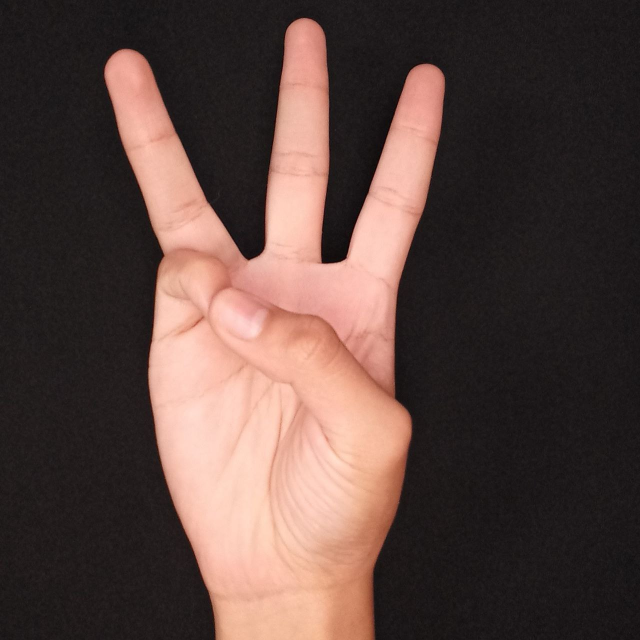
#> input picture Images/W.jpeg, 1280 x 1280 px (shown at 1/2 size)
$ python code_1_1_Hu_rot.py
#> lines starting #> are read from the running program, lines starting #| are printed output that depends on the picture; after the words box and inside, x2 and y2 are one past the last pixel; in counts of white or black regions, pixels touching at a corner belong together
# Librerias
import cv2 as cv
import numpy as np
from skimage import io
from skimage import filters

from math import copysign, log10

# Pre-procesamiento de imagen
def algoritmo_region_bordes(imagen):
    # Eliminación de ruido - Preprocesamiento (2)
    im_ruido = cv.pyrMeanShiftFiltering(imagen,sp=30,sr=50)
    # tamanio_imagen('Imagen sin ruido')
    # cv.imshow('Imagen sin ruido', im_ruido)

    # Escala de grises - Preprocesamiento (3)
    im_gris = cv.cvtColor(im_ruido, cv.COLOR_BGR2GRAY)

    # Binarización | Binarización de Otsu - Segmentación (4)
    ret, im_binaria = cv.threshold(im_gris, 0, 255, cv.THRESH_BINARY | cv.THRESH_OTSU)

    # Detección de bordes - Segmentación (5)
    img_filtro1 = filters.sobel(im_binaria)

    # Operaciones morfologicas - Segmentación (6)
    kernel = cv.getStructuringElement(cv.MORPH_RECT, (3, 3))
    apertura = cv.morphologyEx(im_binaria, cv.MORPH_OPEN, kernel=kernel, iterations=2)
    dilatacion = cv.dilate(apertura, kernel, iterations=3)

   # Umbralización - Segmentación (7)
    th, im_umbral = cv.threshold(apertura, 80, 150, cv.THRESH_BINARY_INV)

    # Copia de la imagen umbralizada - Segmentación (8)
    im_umbral_copia = im_umbral.copy()

    # Mascara para rellenar con 2 pixeles mayores a la imagen - Segmentación (9)  [Relleno]
    a, l = im_umbral.shape[:2]
    mascara = np.zeros((a+2, l+2), np.uint8)

    # Rellenando desde el punto (0, 0) al 255
    cv.floodFill(im_umbral_copia, mascara, (0,0), 255);

    # Invertido del relleno de la imagen - Segmentación (10) [Relleno invertido]
    im_seg_inv = cv.bitwise_not(im_umbral_copia)

    # Combinación de imagenes para obtener imagen rellenada - Segmentación (11)
    im_combinada = im_umbral | im_seg_inv

    # Binarización de otsu - Segmentación (12)
    ret, im_binaria2 = cv.threshold(im_combinada, 0, 255, cv.THRESH_BINARY | cv.THRESH_OTSU)
    tamanio_imagen('Imagen binaria rellena')
    cv.imshow('Imagen binaria rellena', im_binaria2) #--- se usará para momentos ---
    rotacion_imagen(im_binaria2)
    #momentos(im_binaria2)

    # Etiquetado - Técnicas y funciones de python (13)
    distancia = cv.distanceTransform(im_binaria2, cv.DIST_L2, 3)
    distancia_salida = cv.normalize(distancia, 0, 1.0, cv.NORM_MINMAX)
    ret, superficie = cv.threshold(distancia_salida, distancia_salida.max() * 0.3, 255, cv.THRESH_BINARY)

    # Marcadores de superficie a 8 bits - Técnicas y funciones de python (14)
    superficie_8 = np.uint8(superficie)
    superficie_desconocida = cv.subtract(dilatacion, superficie_8)      #dilatacion
    # Etiquetado
    ret, etiquetado = cv.connectedComponents(superficie_8)
    print("Total de regiones:",ret)

    # Agregamos 1
    etiquetado = etiquetado + 1
    # Región desconocida como 0
    etiquetado[superficie_desconocida == 255] = 0

    etiquetado = cv.watershed(imagen, markers=etiquetado)
    imagen[etiquetado == -1] = [0, 0, 255]
    #Fin etiquetado

    #Proceso de realzado de contorno - Técnicas y funciones de python (15)
    contorno,ret = cv.findContours(im_binaria2, cv.RETR_TREE, cv.CHAIN_APPROX_SIMPLE)
    #Dibuja el contorno color lila
    cv.drawContours (imagen, contorno, -1,(128, 0, 128),3)

#Momentos de Hu (2.1)
def momentos(imagen):
    mostrarMomentos = True
    moments = cv.moments(imagen)
    huMoments = cv.HuMoments(moments)

    for i in range(0,7):
        if mostrarMomentos:
            print("H",i,": ","{:.3f}".format(-1*copysign(1.0,\
                    huMoments[i])*log10(abs(huMoments[i]))),\
                    end='\n')
        else:
            print("{:.5f}".format(huMoments[i]),end=' ')


# Rotación de imagen
def rotacion_imagen(nombre_imagen):
    imagen = nombre_imagen

    (h, w) = imagen.shape[:2]
    centro = (w / 2, h / 2)
    angulo = 35
    escala = 1

    #Primer rotación a 15 grados
    #Segunda rotación a 35 grados
    M = cv.getRotationMatrix2D(centro, angulo, escala)
    rotated = cv.warpAffine(imagen, M, (w, h))
    tamanio_imagen('Rotacion')
    cv.imshow('Rotacion', rotated)
    momentos(rotated)

# Tamaño de imagen
def tamanio_imagen(nombre_imagen):
    cv.namedWindow(nombre_imagen, cv.WINDOW_NORMAL)
    cv.resizeWindow(nombre_imagen, 500, 550)

# Adquisición de imagen (1)
imagen = cv.imread('Images/W.jpeg')
#> imagen is the input picture: shape (1280, 1280, 3); mean B, G, R 63.9, 69.3, 90
# tamanio_imagen('Imagen original')
# cv.imshow('Imagen original', imagen)
# Procesamiento de imagen
algoritmo_region_bordes(imagen)
#> in algoritmo_region_bordes, `ret, im_binaria = cv.threshold(im_gris, 0, 255, cv.THRESH_BINARY | cv...`:
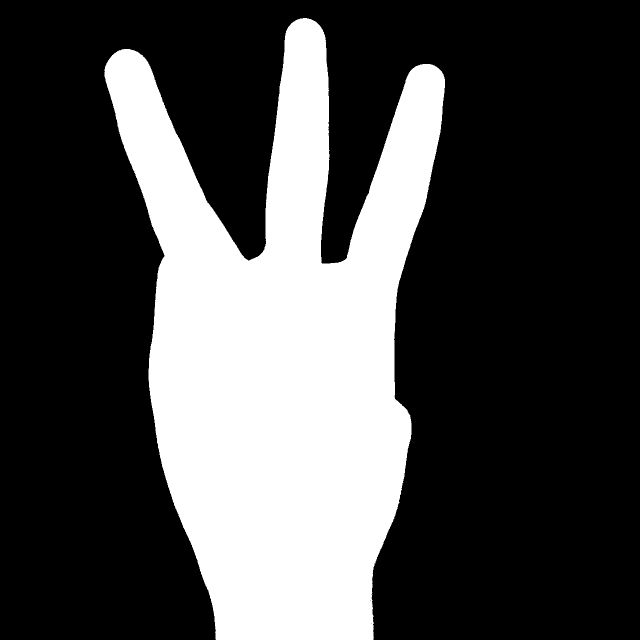
#> im_binaria: shape (1280, 1280) (shown at 1/2 size); 29.1% white; 1 white region, box (x1, y1, x2, y2) and area: (209, 36, 890, 1280) 476529
#> in algoritmo_region_bordes, `ret, im_binaria = cv.threshold(im_gris, 0, 255, cv.THRESH_BINARY | cv...`: ret = 111
#> in algoritmo_region_bordes, `dilatacion = cv.dilate(apertura, kernel, iterations=3)`:
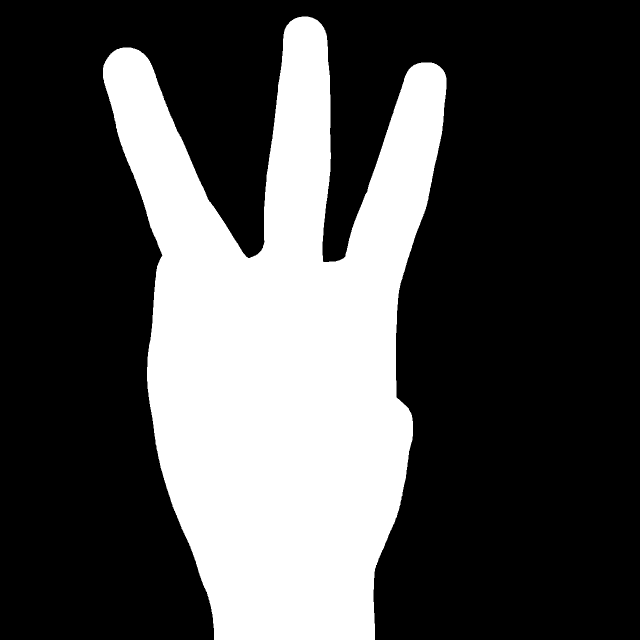
#> dilatacion: shape (1280, 1280) (shown at 1/2 size); 30.1% white; 1 white region, box (x1, y1, x2, y2) and area: (206, 33, 893, 1280) 492542
#> in algoritmo_region_bordes, `ret, im_binaria2 = cv.threshold(im_combinada, 0, 255, cv.THRESH_BINARY..`: ret = 150
#> in rotacion_imagen, `rotated = cv.warpAffine(imagen, M, (w, h))`:
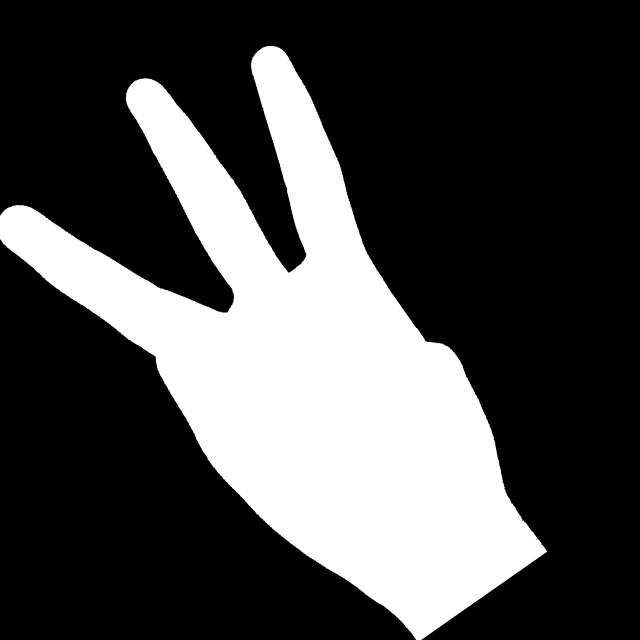
#> rotated: shape (1280, 1280) (shown at 1/2 size); min 0, max 255, mean 74.1
#> in momentos, `moments = cv.moments(imagen)`: moments = moments, m00 121446574, centre m10/m00, m01/m00 = (616.9, 741.4)
#> in momentos, `huMoments = cv.HuMoments(moments)`: huMoments = [0.001, 3.73e-07, 2.44e-11, 2.4e-11, -5.43e-22, 1.46e-14, 2.05e-22]
#> the loop in momentos, `for i in range(0,7):` made 7 passes
#| H 0 :  2.998
#| H 1 :  6.428
#| H 2 :  10.613
#| H 3 :  10.620
#| H 4 :  -21.265
#> (further printed lines are left out)
#> in algoritmo_region_bordes, `ret, superficie = cv.threshold(distancia_salida, distancia_salida.max(..`:
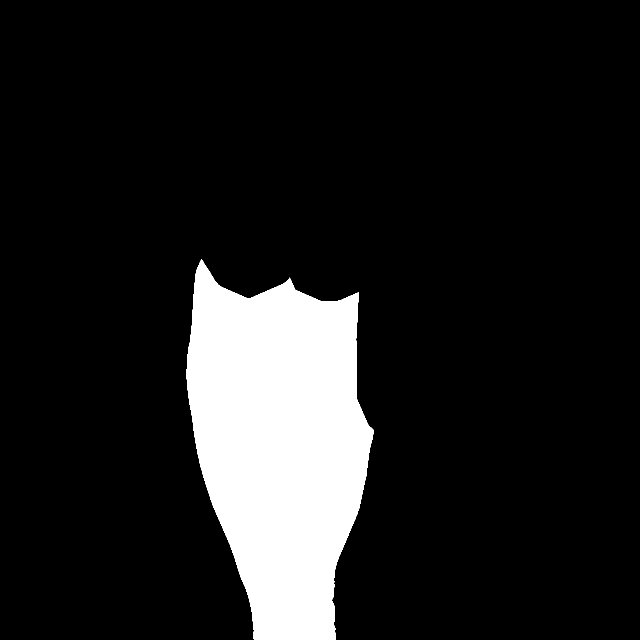
#> superficie: shape (1280, 1280) float32 (shown at 1/2 size); 12.2% white; 1 white region, box (x1, y1, x2, y2) and area: (373, 518, 747, 1280) 199456
#> in algoritmo_region_bordes, `ret, superficie = cv.threshold(distancia_salida, distancia_salida.max(..`: ret = 0.00109
#> in algoritmo_region_bordes, `superficie_desconocida = cv.subtract(dilatacion, superficie_8)`:
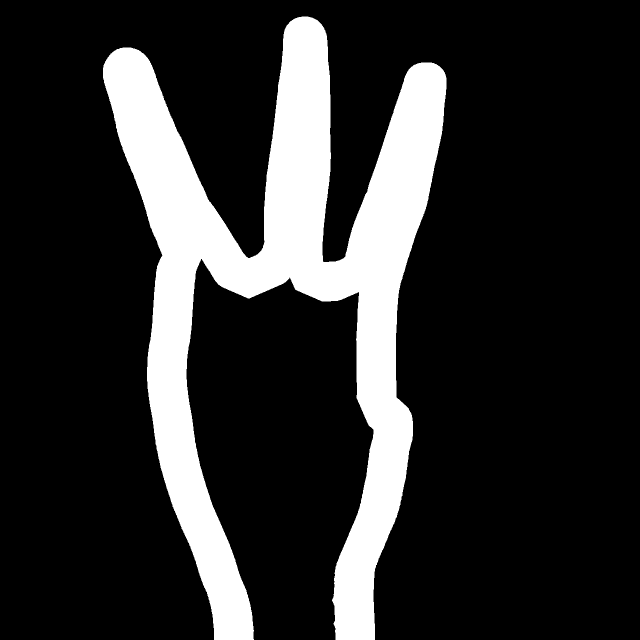
#> superficie_desconocida: shape (1280, 1280) (shown at 1/2 size); 17.9% white; 1 white region, box (x1, y1, x2, y2) and area: (206, 33, 893, 1280) 293086
#> in algoritmo_region_bordes, `ret, etiquetado = cv.connectedComponents(superficie_8)`: ret = 2
#| Total de regiones: 2
#> in algoritmo_region_bordes, `etiquetado = cv.watershed(imagen, markers=etiquetado)`:
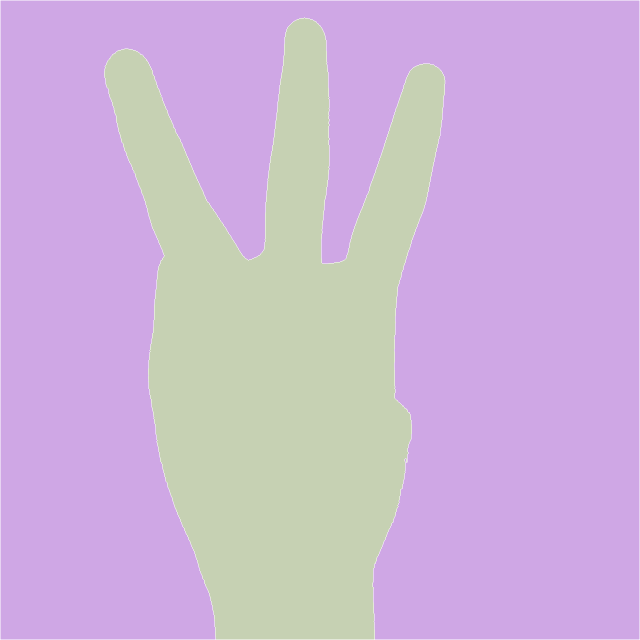
#> etiquetado: shape (1280, 1280) int32 (shown at 1/2 size); 3 distinct labels, from -1 to 2; one colour per label, 0 black, -1 white
#> in algoritmo_region_bordes, `contorno,ret = cv.findContours(im_binaria2, cv.RETR_TREE, cv.CHAIN_APP..`: contorno = 1 contour; box (x1, y1, x2, y2) and area: (209, 36, 890, 1280) 474124; ret = [[-1, -1, -1, -1]]
#> in algoritmo_region_bordes, `cv.drawContours (imagen, contorno, -1,(128, 0, 128),3)`:
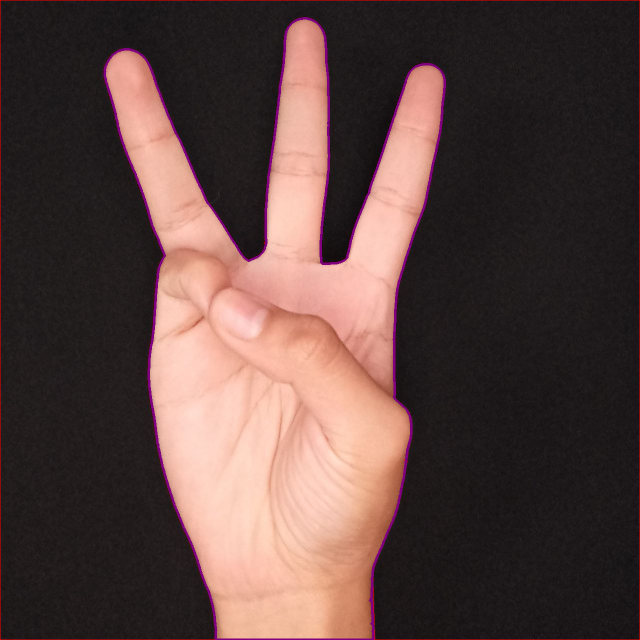
#> imagen: shape (1280, 1280, 3) (shown at 1/2 size); mean B, G, R 64.5, 68, 90.6
cv.waitKey(0)
cv.destroyAllWindows()

$ run again, with Images/A.jpeg copied over Images/W.jpeg
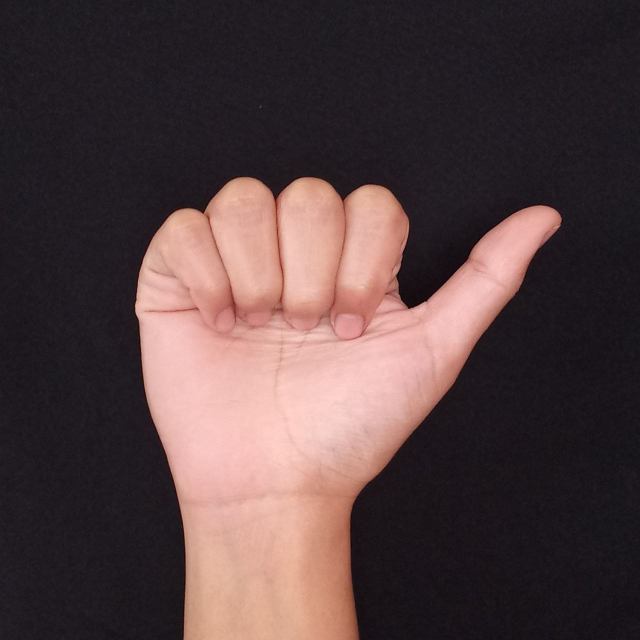
#> input picture Images/A.jpeg, 1280 x 1280 px (shown at 1/2 size)
#> imagen is the input picture: shape (1280, 1280, 3); mean B, G, R 65.5, 64.7, 83.9
#> in algoritmo_region_bordes, `ret, im_binaria = cv.threshold(im_gris, 0, 255, cv.THRESH_BINARY | cv...`:
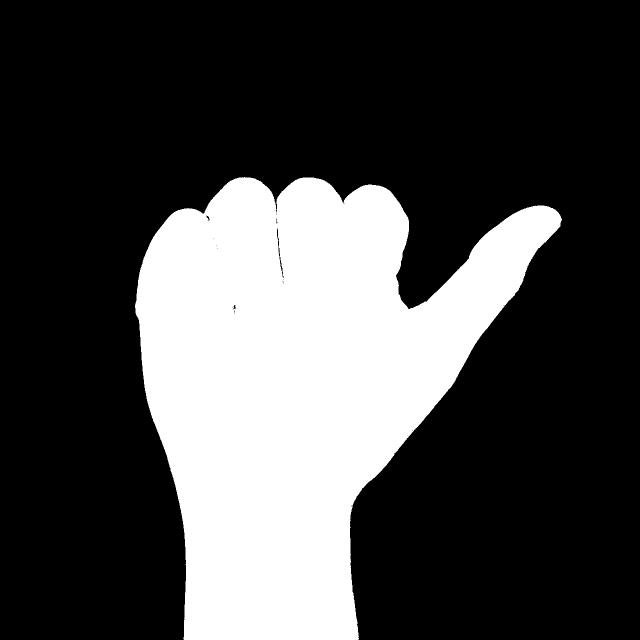
#> im_binaria: shape (1280, 1280) (shown at 1/2 size); 27.8% white; 1 white region, box (x1, y1, x2, y2) and area: (270, 354, 1124, 1280) 454683
#> in algoritmo_region_bordes, `ret, im_binaria = cv.threshold(im_gris, 0, 255, cv.THRESH_BINARY | cv...`: ret = 107
#> apertura: shape (1280, 1280); 27.7% white; 1 white region, box (x1, y1, x2, y2) and area: (270, 355, 1123, 1280) 454585
#> dilatacion: shape (1280, 1280); 28.5% white; 1 white region, box (x1, y1, x2, y2) and area: (267, 352, 1126, 1280) 466629
#> im_combinada: shape (1280, 1280); values 150 (black) and 255 (white), 27.8% white; 1 white region, box (x1, y1, x2, y2) and area: (270, 355, 1123, 1280) 454866
#> in algoritmo_region_bordes, `ret, im_binaria2 = cv.threshold(im_combinada, 0, 255, cv.THRESH_BINARY..`: ret = 150
#> moments = moments, m00 115543154, centre m10/m00, m01/m00 = (677.1, 769.4)
#> huMoments = [0.000789, 7.84e-08, 1.66e-10, 6.94e-12, -2.34e-22, -1.46e-15, 2.55e-23]
#> the loop in momentos, `for i in range(0,7):` made 7 passes
#| H 0 :  3.103
#| H 1 :  7.106
#| H 2 :  9.780
#| H 3 :  11.158
#| H 4 :  -21.630
#> (further printed lines are left out)
#> superficie: shape (1280, 1280) float32; 13.4% white; 1 white region, box (x1, y1, x2, y2) and area: (356, 463, 857, 1280) 220028
#> in algoritmo_region_bordes, `ret, superficie = cv.threshold(distancia_salida, distancia_salida.max(..`: ret = 0.00111
#> superficie_desconocida: shape (1280, 1280); 15.1% white; 1 white region, box (x1, y1, x2, y2) and area: (267, 352, 1126, 1280) 246601
#> in algoritmo_region_bordes, `ret, etiquetado = cv.connectedComponents(superficie_8)`: ret = 2
#| Total de regiones: 2
#> in algoritmo_region_bordes, `contorno,ret = cv.findContours(im_binaria2, cv.RETR_TREE, cv.CHAIN_APP..`: contorno = 1 contour; box (x1, y1, x2, y2) and area: (270, 355, 1123, 1280) 453266; ret = [[-1, -1, -1, -1]]
#> in algoritmo_region_bordes, `cv.drawContours (imagen, contorno, -1,(128, 0, 128),3)`:
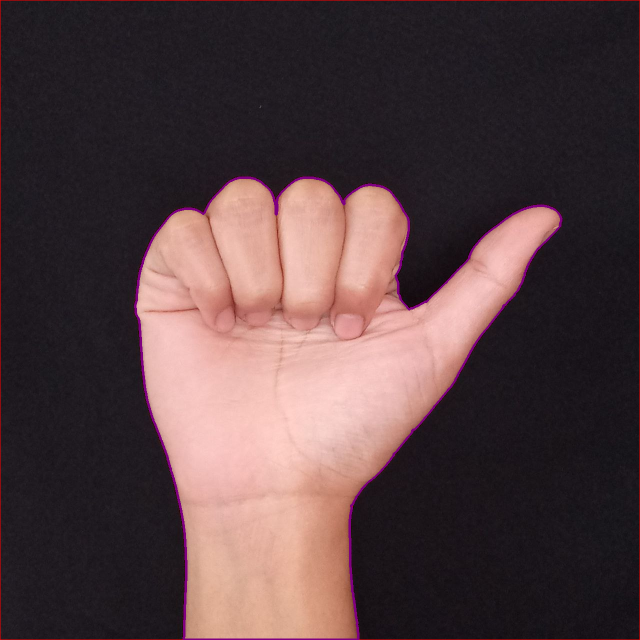
#> imagen: shape (1280, 1280, 3) (shown at 1/2 size); mean B, G, R 65.8, 63.9, 84.5
